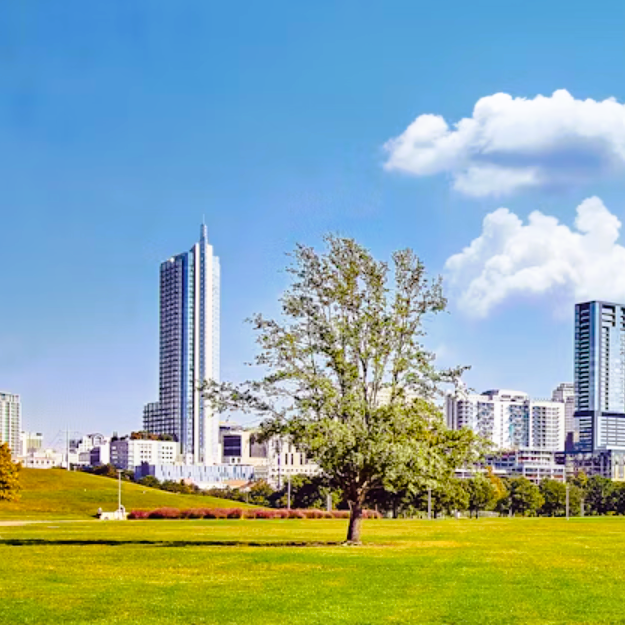
#> input picture imagenes/input0/a1.png, 625 x 625 px
$ jupyter execute proyecto03_v4.ipynb
#> lines starting #> are read from the running program, lines starting #| are printed output that depends on the picture; after the words box and inside, x2 and y2 are one past the last pixel; in counts of white or black regions, pixels touching at a corner belong together
# Proyecto 03
## Visión Por Computadora

[cell 1]
import os
import cv2
import numpy as np
import matplotlib.pyplot as plt

[cell 2]
images_dir = 'imagenes/'
input_dir = 'input0'

### 2

[cell 3]
def find_homography(image_data_1, image_data_2):
    sift = cv2.SIFT_create()
    keypoints_1, descriptors_1 = sift.detectAndCompute(image_data_1, None)
    keypoints_2, descriptors_2 = sift.detectAndCompute(image_data_2, None)

    FLANN_INDEX_KDTREE = 1
    index_params = dict(algorithm = FLANN_INDEX_KDTREE, trees = 5)
    search_params = dict(checks = 50)

    flann = cv2.FlannBasedMatcher(index_params, search_params)
    matches = flann.knnMatch(descriptors_2, descriptors_1, k=2)
    good_matches = [m for m, n in matches if m.distance < 0.7 * n.distance]

    MIN_MATCH_COUNT = 10
    if len(good_matches) > MIN_MATCH_COUNT:
        src_pts = np.float32([keypoints_2[m.queryIdx].pt for m in good_matches]).reshape(-1, 1, 2)
        dst_pts = np.float32([keypoints_1[m.trainIdx].pt for m in good_matches]).reshape(-1, 1, 2)

        H, _ = cv2.findHomography(src_pts, dst_pts, cv2.RANSAC, 5.0)
        return H
    else:
        print(f"Not enough matches are found - {len(good_matches)}/{MIN_MATCH_COUNT}")
        return None

### 3

## WARPING WITH BLENDING (DEGRADADO ENTRE IMAGENES)

[cell 4]
def warping(img1, img2, homography):
    height_img1, width_img1 = img1.shape[:2]
    height_img2, width_img2 = img2.shape[:2]

    corners_img2 = np.float32([[0, 0], # top-left
                               [0, height_img2], # bottom-left
                               [width_img2, height_img2], # bottom-right
                               [width_img2, 0]]).reshape(-1,1,2) # top-right
    corners_img2 = cv2.perspectiveTransform(corners_img2, homography)

    [x_min, _] = np.int32(corners_img2.min(axis=0).ravel())
    [x_max, y_max] = np.int32(corners_img2.max(axis=0).ravel())

    x_min = min(0, x_min)
    x_max = max(width_img1, x_max)

    # Calcular dimensiones de la imagen de salida
    output_width = x_max - x_min
    output_height = max(height_img1, y_max)

    # Warp img1 con la homografía
    img1_warped = cv2.warpPerspective(img1, homography, (output_width, output_height))


    mask1_warped = cv2.warpPerspective(np.ones((height_img1, width_img1), dtype=np.uint8), homography, (output_width, output_height))

    # Preparar el canvas para el resultado final
    result = np.zeros((output_height, output_width, 3), dtype=img1.dtype)

    # Preparar la imagen y máscara de img2 en el canvas extendido
    img2_extended = np.zeros((output_height, output_width, 3), dtype=img2.dtype)
    img2_extended[:height_img2, :width_img2] = img2
    mask2_extended = np.zeros((output_height, output_width), dtype=np.uint8)
    mask2_extended[:height_img2, :width_img2] = 1

    # Identificar áreas de superposición y no superposición
    overlap = (mask1_warped == 1) & (mask2_extended == 1)
    non_overlap1 = (mask1_warped == 1) & (mask2_extended == 0)
    non_overlap2 = (mask1_warped == 0) & (mask2_extended == 1)

    if np.any(overlap):
        rows, cols = np.where(overlap)
        min_col, max_col = cols.min(), cols.max()
        gradient_width = max_col - min_col + 1
        alpha = np.linspace(1, 0, gradient_width)  # Invertir la dirección del degradado

        # Crear una máscara de degradado completa para la región de superposición
        full_alpha = np.zeros_like(img1_warped[:, :, 0], dtype=float)
        full_alpha[:, min_col:max_col+1] = alpha

        # Usar la máscara de degradado para el blending
        for c in range(3):  # Repetir para cada canal de color
            result[overlap, c] = (img1_warped[overlap, c] * (1 - full_alpha[overlap]) + img2_extended[overlap, c] * full_alpha[overlap]).astype(np.uint8)

    # Donde solo img1 tiene datos
    result[non_overlap1] = img1_warped[non_overlap1]

    # Donde solo img2 tiene datos
    result[non_overlap2] = img2_extended[non_overlap2]

    return result

[cell 5]
# Carga las imágenes
images_dir = "imagenes/input0"
image_files = ['a1.png', 'a2.png', 'a3.png']
images = [cv2.imread(os.path.join(images_dir, f)) for f in image_files if f]
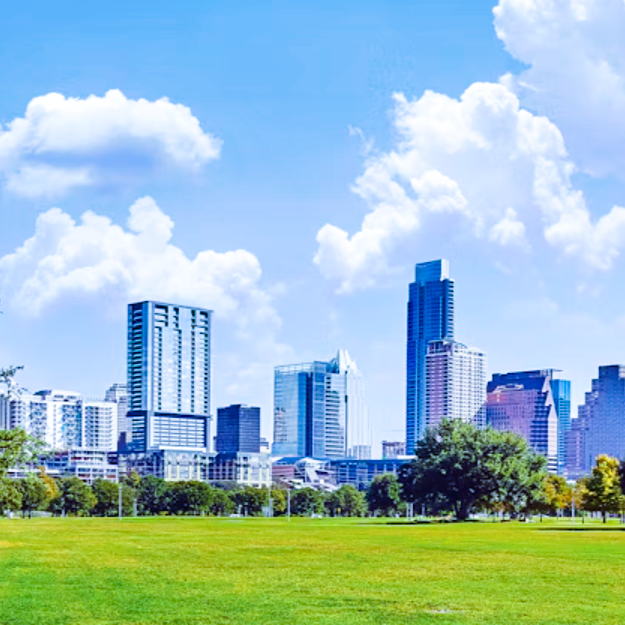
#> input picture imagenes/input0/a2.png, 625 x 625 px
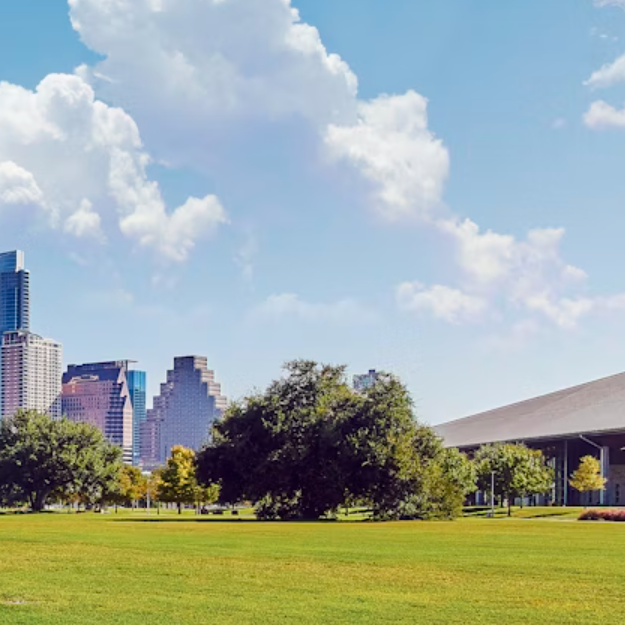
#> input picture imagenes/input0/a3.png, 625 x 625 px

# Calcula las homografías y crea la imagen panorámica
previous_image = images[0]
#> previous_image is the input picture: shape (625, 625, 3); mean B, G, R 161.2, 169.1, 142
for i in range(1, len(images)):
    H = find_homography(previous_image, images[i])
    if H is not None:
        previous_image = warping(previous_image, images[i], H)
#> this loop made 2 passes
#> (FLANN_INDEX_KDTREE in find_homography, index_params in find_homography, search_params in find_homography, matches in find_homography, good_matches in find_homography, MIN_MATCH_COUNT in find_homography, height_img1 in warping, width_img1 in warping) on passes 1 to 2: (1, {'algorithm': 1, 'trees': 5}, {'checks': 50}, 3408 matches, 744 matches, 10, 625, 625), (1, {'algorithm': 1, 'trees': 5}, {'checks': 50}, 2150 matches, 306 matches, 10, 625, 1073)
#> pass 1, in warping, `img1_warped = cv2.warpPerspective(img1, homography, (output_width, out..`:
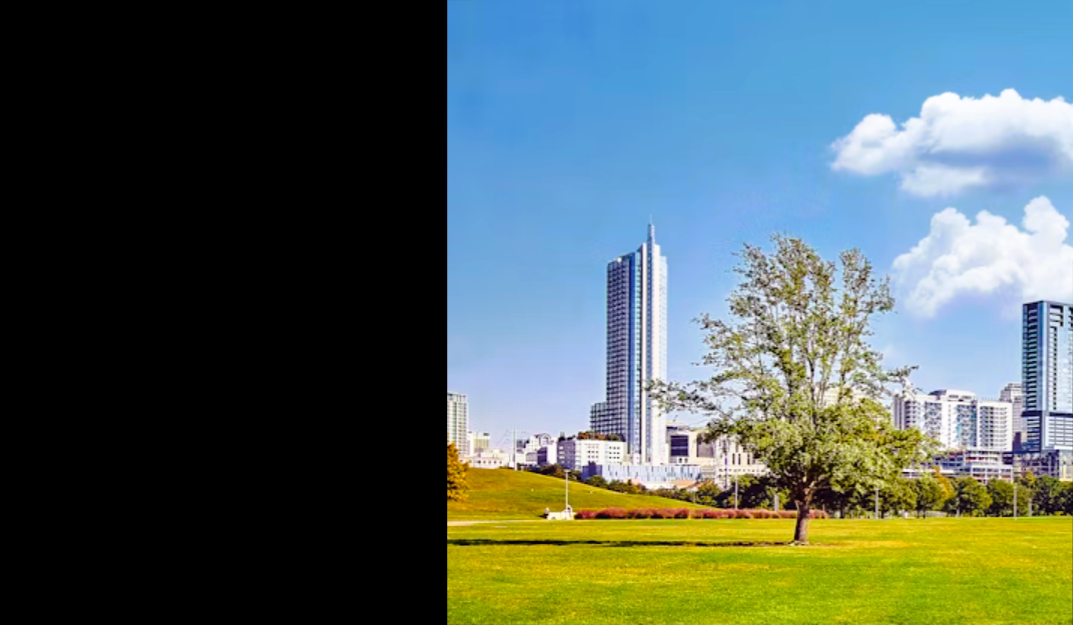
#> img1_warped: shape (625, 1073, 3); mean B, G, R 94, 98.6, 82.8
#> pass 1, in warping, `mask1_warped = cv2.warpPerspective(np.ones((height_img1, width_img1), ..`:
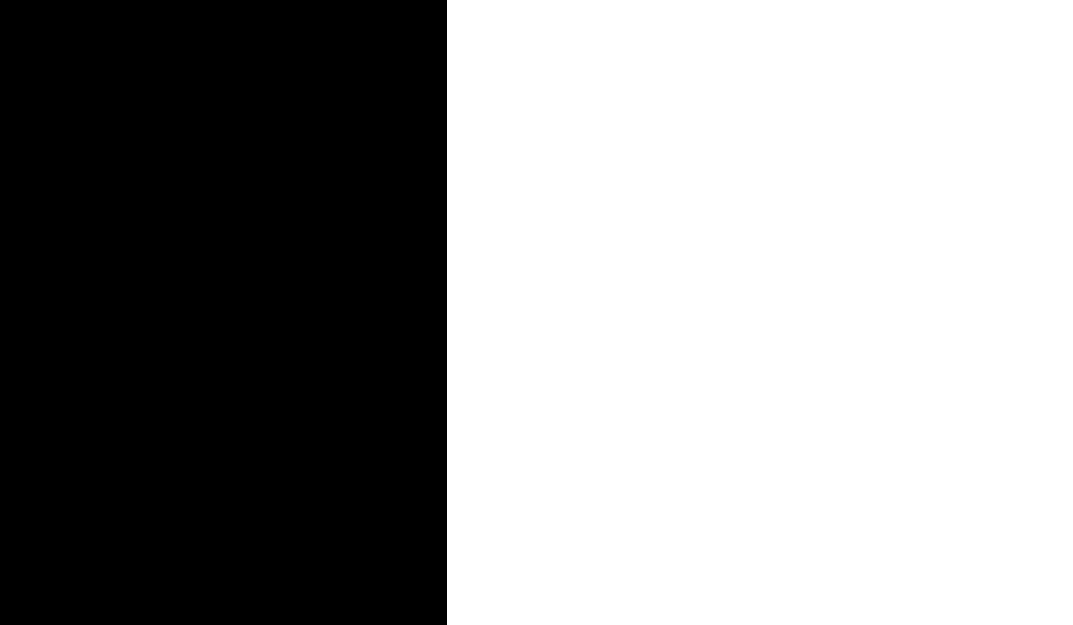
#> mask1_warped: shape (625, 1073); values 0 (black) and 1 (white), 58.3% white; 1 black region, box (x1, y1, x2, y2) and area: (0, 0, 447, 625) 279375
#> pass 1, in warping, `overlap = (mask1_warped == 1) & (mask2_extended == 1)`:
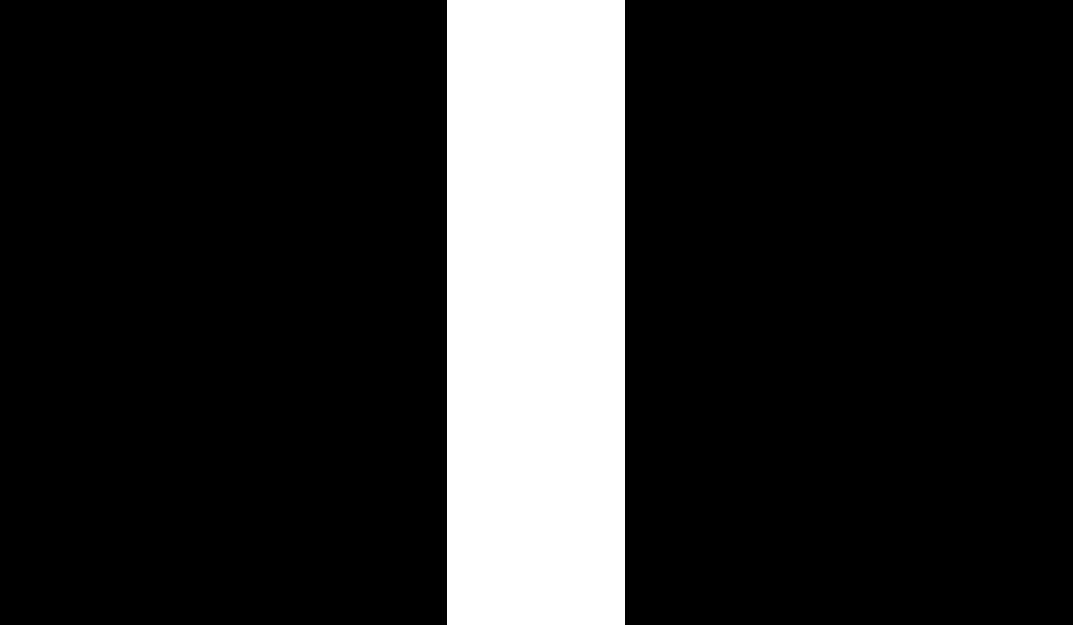
#> overlap: shape (625, 1073) bool; 16.6% white; 1 white region, box (x1, y1, x2, y2) and area: (447, 0, 625, 625) 111250
#> pass 1, in warping, `non_overlap1 = (mask1_warped == 1) & (mask2_extended == 0)`:
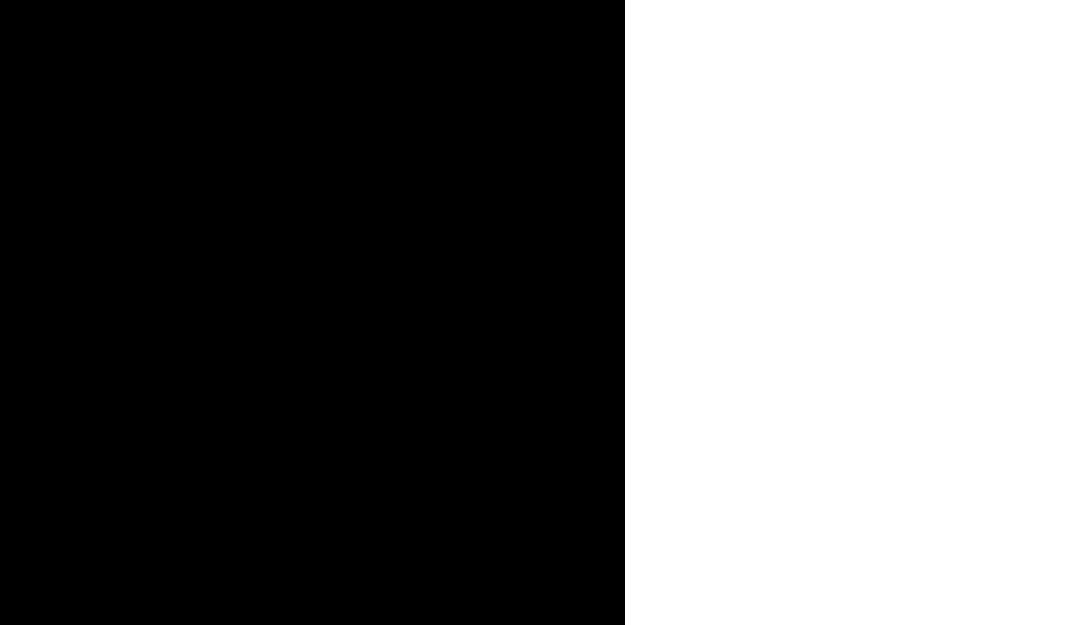
#> non_overlap1: shape (625, 1073) bool; 41.8% white; 1 white region, box (x1, y1, x2, y2) and area: (625, 0, 1073, 625) 280000
#> after the loop:
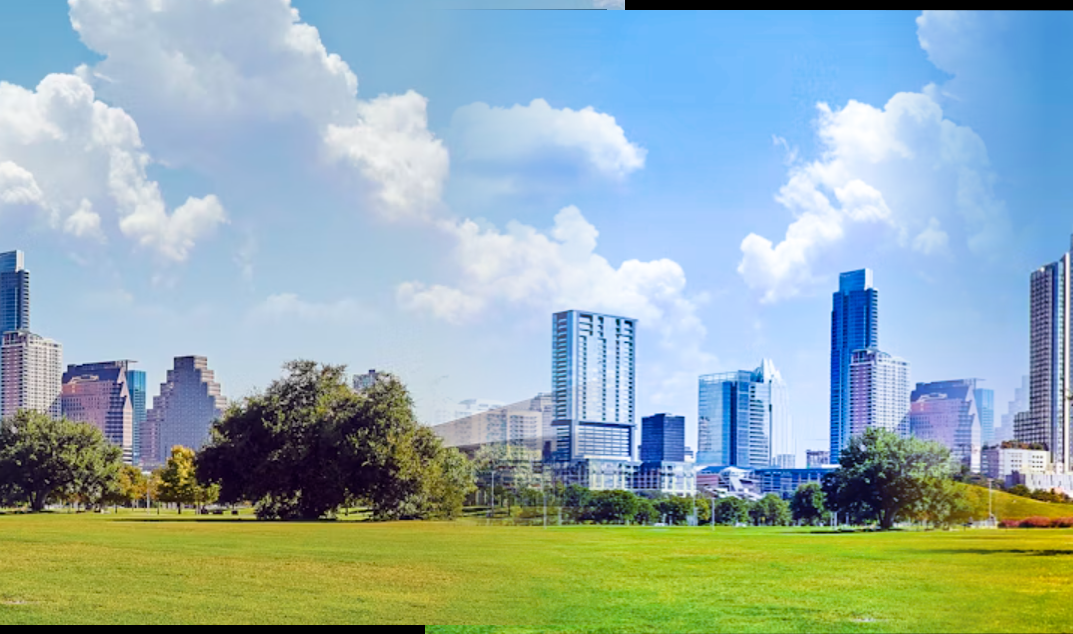
#> previous_image: shape (634, 1073, 3); mean B, G, R 173.1, 173.5, 149.4

# Visualiza el resultado
plt.figure(figsize=(15, 10))
plt.imshow(cv2.cvtColor(previous_image, cv2.COLOR_BGR2RGB))
plt.title("Panoramic Image")
plt.axis('off')
plt.show()
